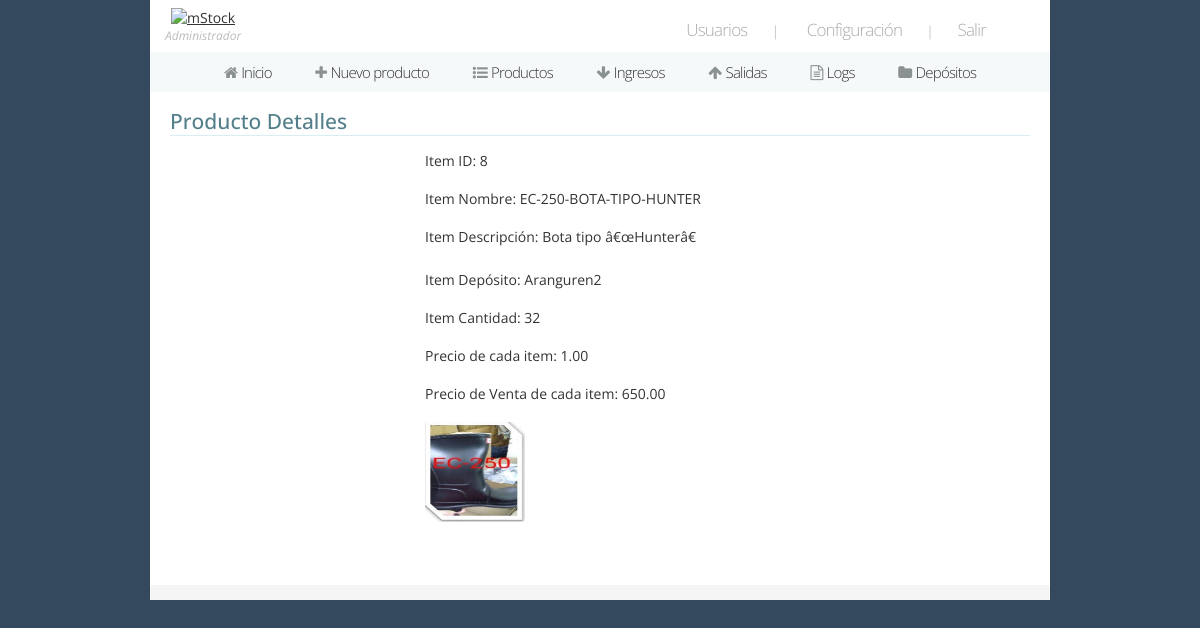
The page /producto_detalle/8 (signed in) on the database as committed earlier.
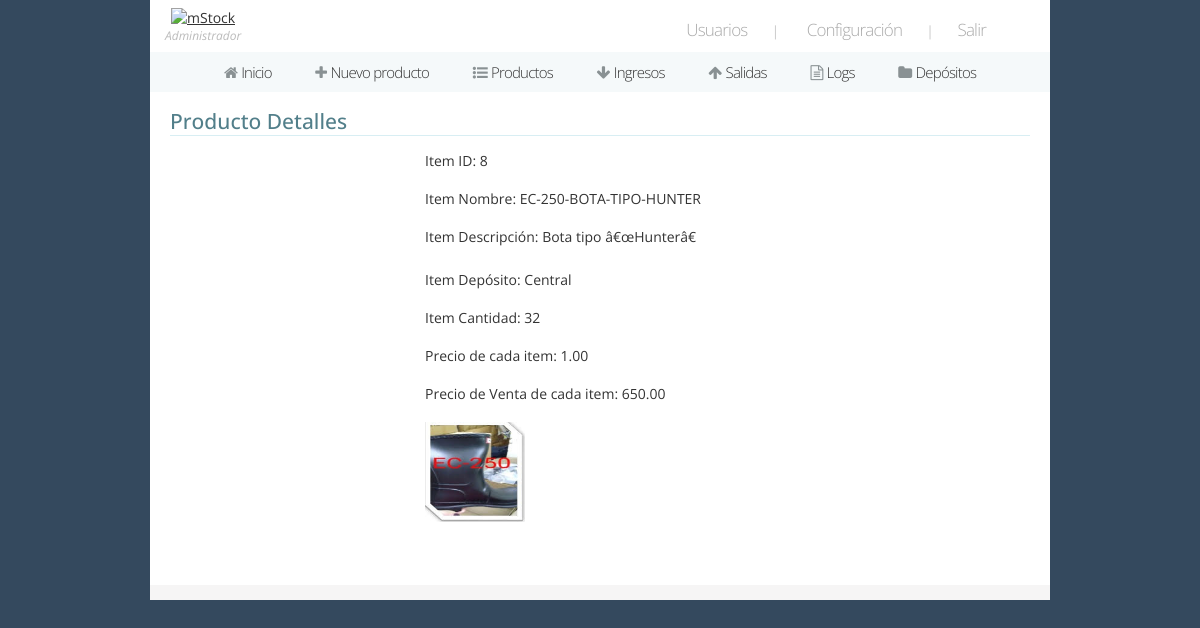
The same page on the database as committed later.
### mystock/models.py (models this page shows, shortened)
class Producto(models.Model):
	name = models.CharField(max_length = 200)
	descrp = models.CharField(max_length = 400)
	deposito = models.ForeignKey(Deposito, on_delete = models.CASCADE)
	qty = models.IntegerField()
	price = models.DecimalField(max_digits = 20, decimal_places = 2)
	price_venta = models.DecimalField(max_digits = 20, decimal_places = 2)
	date_add = models.DateField(auto_now = True)
	imagen = models.ImageField(upload_to = 'images/', null = True, verbose_name = '' )

class Deposito(models.Model):
	name = models.CharField(max_length=200)
	place = models.CharField(max_length=200)
	descrp = models.CharField(max_length=400)
	date_added = models.DateField(auto_now=True)
	def __str__(self):
		return(self.name)

### mystock/views.py (the view)
# urls.py: path('producto_detalle/<int:id>', producto_detalle, name = 'producto_detalle'),
@login_required
def producto_detalle(request, id):
	user = request.user
	usuario = Usuario.objects.get(id = user.id)
	if(usuario.role == 4):
		return(redirect('productos/'))
	producto = Producto.objects.get(pk = id)
	ctx = {'pagina':16,
		'datos':[usuario.role.id, usuario.role.name],
		'producto':producto}
	return(render(request, 'producto_detalle.html', ctx))

### mystock/templates/producto_detalle.html (shortened to what this page needs)
{% extends 'header.html' %}
{% load static %}
{% block cuerpo %}
<div class="wrapper-pad">
	<h2>Producto Detalles</h2>
		<div class="center">
			<div class="form">
				Item ID: {{ producto.id }} <br> <br>
				Item Nombre: {{ producto.name }} <br /><br />
				Item Descripción: {{ producto.descrp }} <br /><br />
				Item Depósito: {{ producto.deposito }} <br /><br />
				Item Cantidad: {{ producto.qty }} <br /><br />
				Precio de cada item: {{ producto.price }} <br /><br />
				Precio de Venta de cada item: {{ producto.price_venta }} <br /><br />
				<img src="{% get_media_prefix %}{{ producto.imagen }}" height='100' width='100' />
				<br /><br />
			</div>
		</div>
	</div>
	<div class="border" style="margin-bottom:30px;"></div>
</div>
{% endblock %}

Rows that differ between the two databases and show on the page:
changed Producto "EC-250-BOTA-TIPO-HUNTER": deposito "Aranguren2" → "Central"
